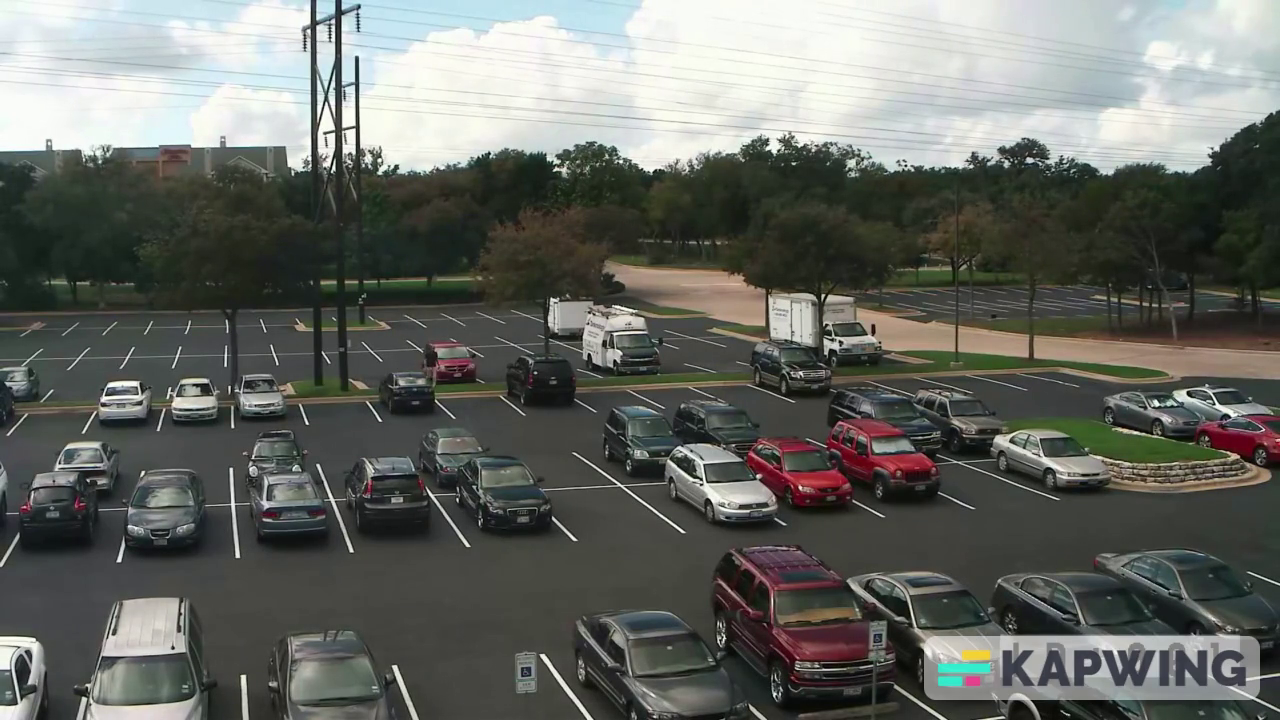
#> input picture Parking management/parking_footage/22.png, 1280 x 720 px
$ python spots_test.py
#> lines starting #> are read from the running program, lines starting #| are printed output that depends on the picture; after the words box and inside, x2 and y2 are one past the last pixel; in counts of white or black regions, pixels touching at a corner belong together
import pickle
import cv2


def draw_polygon(img, rect,i):
    cv2.line(img, rect[0], rect[1], (0, 255, 0), 2)
    cv2.line(img, rect[1], rect[2], (0, 255, 0), 2)
    cv2.line(img, rect[2], rect[3], (0, 255, 0), 2)
    cv2.line(img, rect[3], rect[0], (0, 255, 0), 2)
    cv2.putText(img,str(i),rect[0],cv2.FONT_ITALIC,1,(255,0,0),1)


if __name__ == "__main__":
    # open a file, where you stored the pickled data
    file = open('parking_spots.pickle', 'rb')
#> (reads Parking management/parking_spots.pickle from the repository)

    # dump information to that file
    data = pickle.load(file)
    file.close()

    img = cv2.imread("parking_footage/22.png")
#> img is the input picture: shape (720, 1280, 3); mean B, G, R 100, 105.3, 102.9
    for i,cnt in enumerate(data):
        draw_polygon(img, cnt,i)
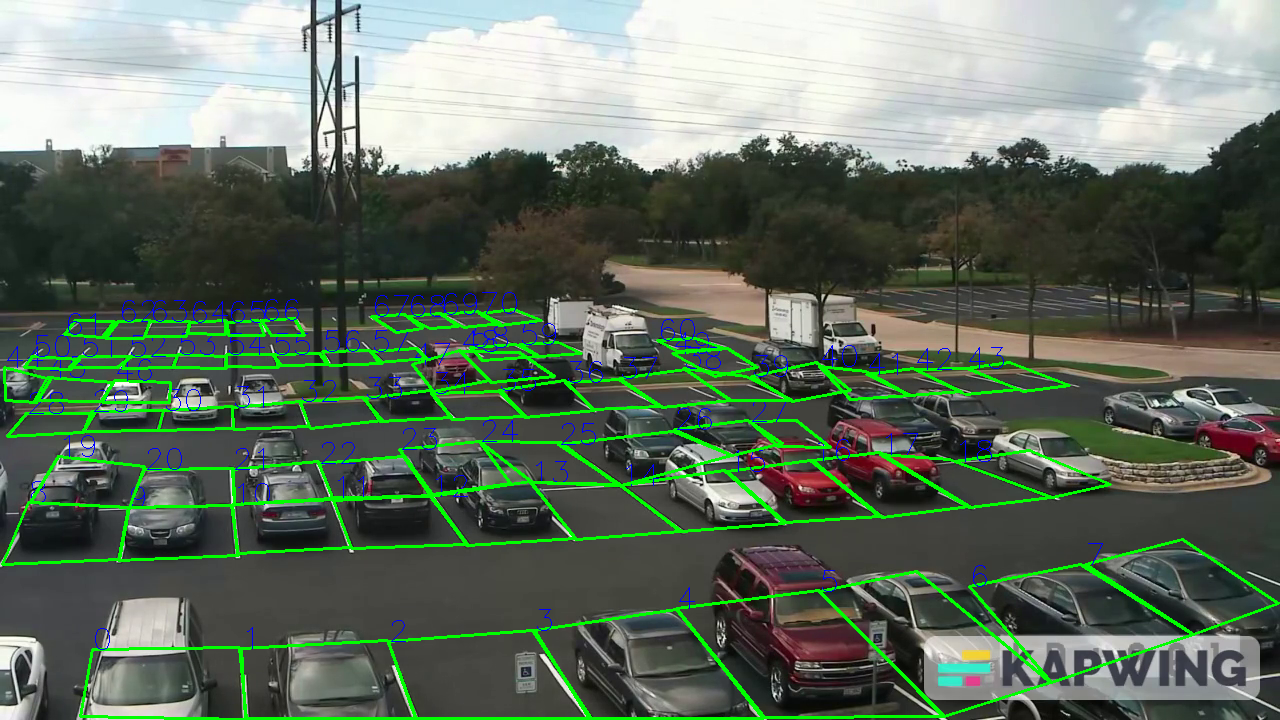
#> img: shape (720, 1280, 3); 5.26% of pixels changed, all inside (x1, y1, x2, y2) = (1, 292, 1280, 720)
    cv2.imshow("spots", img)
    cv2.waitKey(0)
